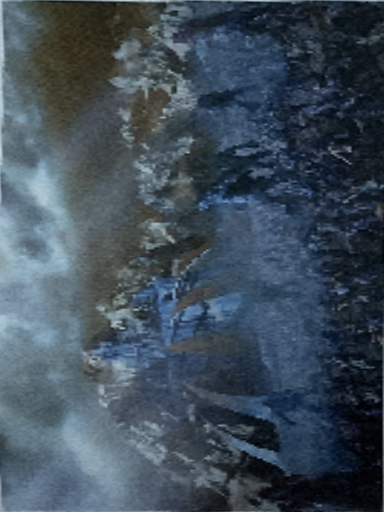
#> input picture reference.png, 384 x 512 px, found by its file name
$ python sift.py
#> lines starting #> are read from the running program, lines starting #| are printed output that depends on the picture
"""
    sift:
        https://www.slideshare.net/la_flance/sift-20150311
        https://www.slideshare.net/hironobufujiyoshi/miru2013sift
    scale space for sift:
        https://qiita.com/JunyaKaneko/items/e3b5e4d4c249847e9b5f
    あきらめたので動かない
"""
import numpy as np
from scipy import ndimage


def normalize(v, axis=-1, order=2):
    l2 = np.linalg.norm(v, ord=order, axis=axis, keepdims=True)
    l2[l2==0] = 1
    return v/l2


def gauss(x, a=1.0, mu=0.0, sigma=1.0):
    return a * np.exp(-(x - mu)**2 / (2.0*sigma**2))


def gaussian_convolution(image, sigma, truncate=4.0):
    h, w, *_ = image.shape
    radius = min(int(truncate * sigma + 0.5), min(h, w)) // 2
    filter = normalize(gauss(np.arange(-radius, radius, 1), sigma=sigma))
    filtered = np.apply_along_axis(lambda m: np.convolve(m, filter, mode='same'), axis=0, arr=image)
    filtered = np.apply_along_axis(lambda m: np.convolve(m, filter, mode='same'), axis=1, arr=filtered)
    return filtered


def scale_space(image, sigma0=1.6, s=4):
    def func(x, y):
        return ndimage.filters.gaussian_filter(image[::y, ::y], x)

    h, w, *_ = image.shape
    k = 2**(1/s)
    std = sigma0 * s
    octove_num = int(np.log2(min(h, w)))

    octove_std = np.power(np.power(k, 2), np.arange(0, octove_num))
    picture_std = np.power(k, np.arange(s))
    stds = np.outer(octove_std, picture_std) * std

    s_h, s_w = stds.shape
    resizes = np.tile(2**np.arange(s_h), (s_w, 1)).T
    return np.frompyfunc(func, 2, 1)(stds, resizes), stds


def difference_of_gaussian(scale_space_image):
    return np.apply_along_axis(np.diff, axis=1, arr=scale_space_image)


def locate_extreme_value(dogs):
    def func(arr):
        # 同じオクターブでは画像サイズが同じ
        arr = np.array([a for a in arr])
        t, y, x, *_ = arr.shape

        kps = []
        for y_id in range(1, y-1):
            for x_id in range(1, x-1):
                for t_id in range(1, t-1):
                    val = arr[t_id,y_id,x_id]
                    sub = arr[t_id-1:t_id+2,y_id-1:y_id+2,x_id-1:x_id+2]

                    if val == np.min(sub) or val != np.max(sub):
                        continue

                    dx = (sub[1,1,2] - sub[1,1,0]) * 0.5 / 255
                    dy = (sub[1,2,1] - sub[1,0,1]) * 0.5 / 255
                    dt = (sub[2,1,1] - sub[0,1,1]) * 0.5 / 255
                    part = np.matrix([
                        [dx],
                        [dy],
                        [dt]])

                    dxx = (sub[1,1,2] + sub[1,1,0] - 2 * val) / 255
                    dyy = (sub[1,2,1] + sub[1,0,1] - 2 * val) / 255
                    dtt = (sub[2,1,1] + sub[0,1,1] - 2 * val) / 255

                    dxy = (sub[1,2,2] - sub[1,2,0] - sub[1,0,2] + sub[1,0,0]) * 0.25 / 255
                    dxt = (sub[2,1,2] - sub[2,1,0] - sub[0,1,2] + sub[0,1,0]) * 0.25 / 255
                    dyt = (sub[2,2,1] - sub[2,0,1] - sub[0,2,1] + sub[0,0,1]) * 0.25 / 255

                    hess = np.array([
                        [dxx, dxy, dxt],
                        [dxy, dyy, dyt],
                        [dxt, dyt, dtt]])

                    try:
                        x_hat = -np.linalg.inv(hess) @ part
                    except:
                        continue

                    p = np.abs(val + 0.5 * (part.T @ x_hat))
                    det_H2 = (dxx * dyy) - (dxy ** 2)
                    trace_H2 = (dxx + dyy) ** 2

                    if  p < 0.03 or det_H2 <= 0 or\
                        trace_H2 / det_H2 > 12 or\
                        np.count_nonzero(x_hat < 0.5) != 3:
                        continue

                    kps.append((x_id, y_id))
        return kps
    return [func(d) for d in dogs]


def find_keypoints(image, sigma0=1.6, s=4):
    image = image.astype(np.float64)
    scale, stds = scale_space(image, sigma0=sigma0, s=s)
    dogs = difference_of_gaussian(scale)
    return locate_extreme_value(dogs), list(stds)


if __name__ == "__main__":
    import cv2
    im_gray = cv2.imread(r"C:\Users\Lab\Documents\sakuma\class\computervision\cv_finalreport\reference.png", cv2.IMREAD_GRAYSCALE)
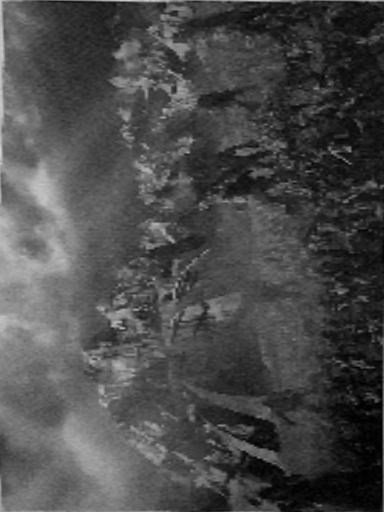
#> im_gray: shape (512, 384); min 0, max 209, mean 73.7
    im_gray = im_gray.astype(np.float64)
    scale, stds = scale_space(im_gray)
#> stds = [[6.4, 7.61, 9.05, 10.76], [9.05, 10.76, 12.8, 15.22], [12.8, 15.22, 18.1, 21.53], [18.1, 21.53, 25.6, 30.44], [25.6, 30.44, 36.2, 43.05], [36.2, 43.05, 51.2, 60.89], [51.2, 60.89, 72.41, 86.11], [72.41, 86.11, 102.4, 121.8]]
    for o, s in enumerate(scale):
        for i, im in enumerate(s):
            cv2.imwrite(f"test_res\\scale_oct{o}_{i}.png", im.astype(np.uint8))
#> this loop made 8 passes
#> pass 1, `cv2.imwrite(f"test_res\\scale_oct{o}_{i}.png", im.astype(np.uint8))`:
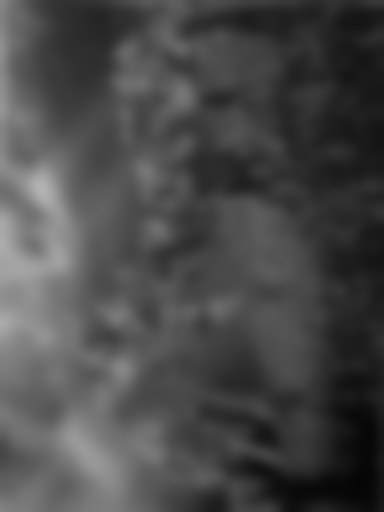
#> saved as scale_oct0_0.png: shape (512, 384); min 5, max 178, mean 73.2
    dogs = difference_of_gaussian(scale)
    for o, s in enumerate(dogs):
        for i, im in enumerate(s):
            cv2.imwrite(f"test_res\\dogs_oct{o}_{i}.png", im.astype(np.uint8))
#> this loop made 8 passes
#> pass 1, `cv2.imwrite(f"test_res\\dogs_oct{o}_{i}.png", im.astype(np.uint8))`:
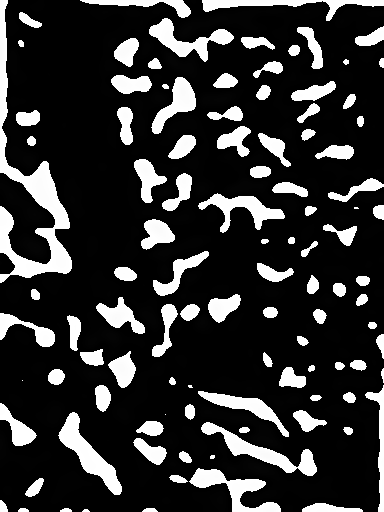
#> saved as dogs_oct0_0.png: shape (512, 384); min 0, max 255, mean 49.4
#> pass 1, `cv2.imwrite(f"test_res\\dogs_oct{o}_{i}.png", im.astype(np.uint8))`:
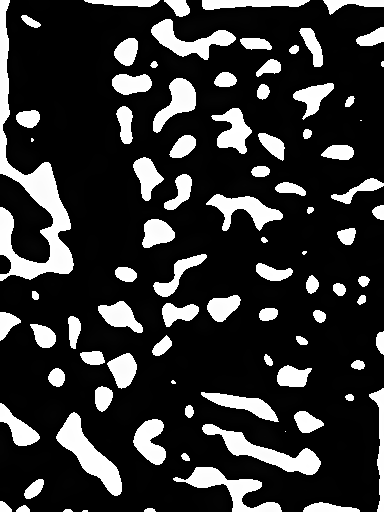
#> saved as dogs_oct0_1.png: shape (512, 384); min 0, max 255, mean 51
#> pass 1, `cv2.imwrite(f"test_res\\dogs_oct{o}_{i}.png", im.astype(np.uint8))`:
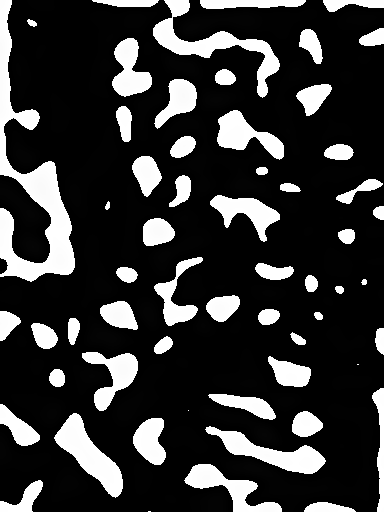
#> saved as dogs_oct0_2.png: shape (512, 384); min 0, max 255, mean 53.2
#> pass 2, `cv2.imwrite(f"test_res\\dogs_oct{o}_{i}.png", im.astype(np.uint8))`:
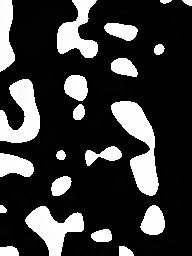
#> saved as dogs_oct1_0.png: shape (256, 192); min 0, max 255, mean 57.8

    kps = locate_extreme_value(dogs)
#> kps = [[(188, 29), (334, 51), (187, 67), (219, 99), (176, 128), (244, 185), (183, 217), (34, 247), (129, 252), (164, 254), (52, 284), (14, 291), (149, 316), (226, 383), (291, 400), (108, 440), (198, 446)], [], [], [], [], [], [], []]
    print(kps)
#> (printed output is left out)


    sift = cv2.xfeatures2d.SIFT_create()
    img = cv2.imread(r"C:\Users\Lab\Documents\sakuma\class\computervision\cv_finalreport\reference.png")
#> img is the input picture: shape (512, 384, 3); mean B, G, R 89.2, 76.9, 63.1
    kp, des = sift.detectAndCompute(img, None)
#> kp = 1237 keypoints; strongest (x, y, size): (349, 149, 3.9), (174, 90, 4.1), (137, 309, 1.9), (173, 241, 3.1)
    print(len(kp), len(des))
#| 1237 1237

$ run again, with test.png copied over reference.png
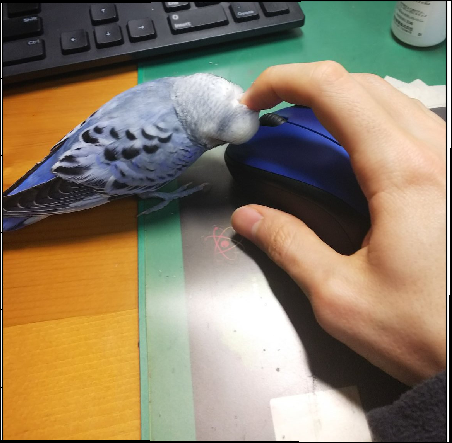
#> input picture test.png, 452 x 443 px, found by its file name
#> `scale, stds = scale_space(im_gray)`: stds = [[6.4, 7.61, 9.05, 10.76], [9.05, 10.76, 12.8, 15.22], [12.8, 15.22, 18.1, 21.53], [18.1, 21.53, 25.6, 30.44], [25.6, 30.44, 36.2, 43.05], [36.2, 43.05, 51.2, 60.89], [51.2, 60.89, 72.41, 86.11], [72.41, 86.11, 102.4, 121.8]]
#> the loop `for o, s in enumerate(scale):` made 8 passes
#> pass 1, `cv2.imwrite(f"test_res\\scale_oct{o}_{i}.png", im.astype(np.uint8))`:
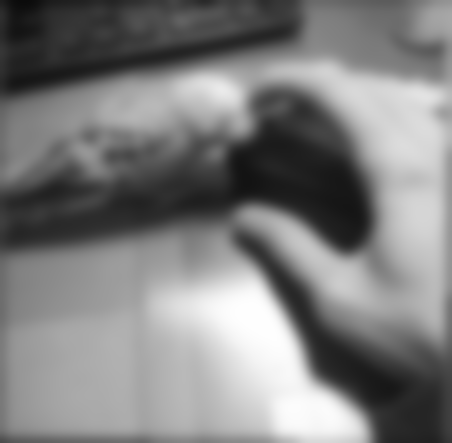
#> saved as scale_oct0_0.png: shape (443, 452); min 11, max 254, mean 126.5
#> the loop `for o, s in enumerate(dogs):` made 8 passes
#> pass 2, `cv2.imwrite(f"test_res\\dogs_oct{o}_{i}.png", im.astype(np.uint8))`:
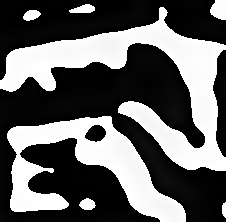
#> saved as dogs_oct1_0.png: shape (222, 226); min 0, max 255, mean 98.7
#> kps = [[(258, 101), (200, 143), (414, 179), (166, 342)], [], [], [], [], [], [], []]
#| [[(258, 101), (200, 143), (414, 179), (166, 342)], [], [], [], [], [], [], []]
#> img is the input picture: shape (443, 452, 3); mean B, G, R 101.8, 125.8, 140.5
#> kp = 378 keypoints; strongest (x, y, size): (448, 293, 2.1), (449, 147, 2.4), (294, 295, 28.9), (335, 357, 44.4)
#| 378 378
